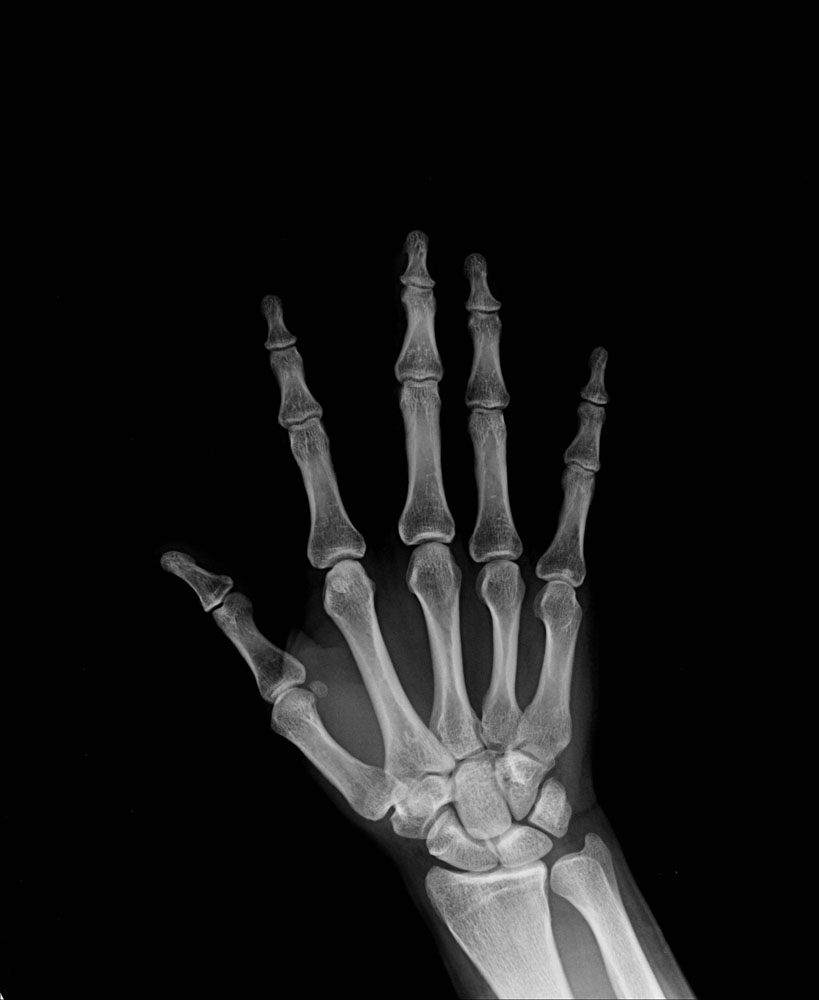
#> input picture Baseline/Physical Reservoir Computing & Dynamic Vision/hand.png, 819 x 1000 px
$ jupyter execute Motion.ipynb
#> lines starting #> are read from the running program, lines starting #| are printed output that depends on the picture
[cell 1]
import numpy as np
import matplotlib.pyplot as plt
import matplotlib.colors as mcolors

# ── 1. 数据矩阵 ──
human1 = np.array([
    [0, 0, 0, 9, 0],
    [0, 0, 7, 8, 7],
    [0, 0, 0, 8, 0],
    [0, 0, 8, 0, 8],
    [0, 0, 6, 0, 6]
])

# ── 2. 连续渐变色图 ──
colors = ['#FFFFFF', '#ABCBE4', '#6BA3CF', '#2B7BBA']
cmap   = mcolors.LinearSegmentedColormap.from_list('custom_blues', colors)

# ── 3. 绘制 ──
fig, ax = plt.subplots(figsize=(3, 3))
ax.imshow(human1, cmap=cmap, vmin=0, vmax=10, interpolation='nearest')  # ★ 关键：vmin/vmax

# 网格线与刻度设置保持原样
ax.set_xticks(np.arange(human1.shape[1]))
ax.set_yticks(np.arange(human1.shape[0]))
ax.set_xticklabels([]); ax.set_yticklabels([])

ax.set_xticks(np.arange(-.5, human1.shape[1], 1), minor=True)
ax.set_yticks(np.arange(-.5, human1.shape[0], 1), minor=True)
ax.grid(which='minor', color='black', linewidth=1)
ax.tick_params(which='both', bottom=False, left=False)

# ax.set_title('human1')
plt.tight_layout()
plt.savefig("1.png")
plt.show()

# 将矩阵非零0像素，整体向左平移一个像素

[cell 2]
import numpy as np
import matplotlib.pyplot as plt
import matplotlib.colors as mcolors

# ── 1. 原始矩阵 ──
human1 = np.array([
    [0, 0, 0, 9, 0],
    [0, 0, 7, 8, 7],
    [0, 0, 0, 8, 0],
    [0, 0, 8, 0, 8],
    [0, 0, 6, 0, 6]
])

# ── 2. 非零像素整体左移 ──
shifted = np.zeros_like(human1)
# 找到所有非零元素的坐标
rows, cols = np.where(human1 != 0)
for r, c in zip(rows, cols):
    if c - 1 >= 0:
        shifted[r, c-1] = human1[r, c]  #左移
    #if c + 1 < human1.shape[1]:
        #shifted[r, c+1] = human1[r, c]   #右移
# 右边新空出的列自动为0

# ── 3. 连续渐变色图 ──
colors = ['#FFFFFF', '#ABCBE4', '#6BA3CF', '#2B7BBA']
cmap   = mcolors.LinearSegmentedColormap.from_list('custom_blues', colors)

# ── 4. 绘制 ──
fig, ax = plt.subplots(figsize=(3, 3))
ax.imshow(shifted, cmap=cmap, vmin=0, vmax=10, interpolation='nearest')

# 保持网格线和刻度设置不变
ax.set_xticks(np.arange(shifted.shape[1]))
ax.set_yticks(np.arange(shifted.shape[0]))
ax.set_xticklabels([]); ax.set_yticklabels([])

ax.set_xticks(np.arange(-.5, shifted.shape[1], 1), minor=True)
ax.set_yticks(np.arange(-.5, shifted.shape[0], 1), minor=True)
ax.grid(which='minor', color='black', linewidth=1)
ax.tick_params(which='both', bottom=False, left=False)

# ax.set_title('shifted human1')
plt.tight_layout()
plt.savefig("2.png")
plt.show()

# 先上移再右移

[cell 3]
import numpy as np
import matplotlib.pyplot as plt
import matplotlib.colors as mcolors

# ── 1. 原始矩阵 ──
human1 = np.array([
    [0, 0, 9, 0, 0],
    [0, 7, 8, 7, 0],
    [0, 0, 8, 0, 0],
    [0, 8, 0, 8, 0],
    [0, 6, 0, 6, 0]
])

# ── 2. 非零像素整体右上角平移 ──
shifted = np.zeros_like(human1)
rows, cols = np.where(human1 != 0)
for r, c in zip(rows, cols):
    new_r = r - 1  # 上移
    new_c = c + 1  # 右移
    # 边界检查
    if new_r >= 0 and new_c < human1.shape[1]:
        shifted[new_r, new_c] = human1[r, c]
# 其他位置保持为0

# ── 3. 配色与绘图 ──
colors = ['#FFFFFF', '#ABCBE4', '#6BA3CF', '#2B7BBA']
cmap   = mcolors.LinearSegmentedColormap.from_list('custom_blues', colors)

fig, ax = plt.subplots(figsize=(3, 3))
ax.imshow(shifted, cmap=cmap, vmin=0, vmax=10, interpolation='nearest')

ax.set_xticks(np.arange(shifted.shape[1]))
ax.set_yticks(np.arange(shifted.shape[0]))
ax.set_xticklabels([]); ax.set_yticklabels([])

ax.set_xticks(np.arange(-.5, shifted.shape[1], 1), minor=True)
ax.set_yticks(np.arange(-.5, shifted.shape[0], 1), minor=True)
ax.grid(which='minor', color='black', linewidth=1)
ax.tick_params(which='both', bottom=False, left=False)

ax.set_title('shifted human1 up-right')
plt.tight_layout()
plt.show()

# 上述矩阵的数值是公式$$\Delta I_{DS} = \kappa \cdot \exp\left[-\left(\frac{t}{\tau}\right)^\beta \right]$$中的I_DS的值，其中kappa=8   tau=1.704 beta=1 T= 0.5 。矩阵非0像素值经过一个时间步长，由上述公式得到衰减后的像素值

[cell 4]
import numpy as np
import matplotlib.pyplot as plt
import matplotlib.colors as mcolors

# ── 1. 原始矩阵 ──
human1 = np.array([
    [0, 0, 0, 9, 0],
    [0, 0, 7, 8, 7],
    [0, 0, 0, 8, 0],
    [0, 0, 8, 0, 8],
    [0, 0, 6, 0, 6]
], dtype=float)
# ── 2. 参数与衰减因子 ──
tau   = 1.704
beta  = 1.0
T     = 0.5
decay_factor = np.exp(-(T/tau)**beta)

# ── 3. 计算衰减后矩阵 ──
human1_decayed = np.where(human1>0,
                          human1 * decay_factor,
                          0.0)

# ── 4. 左移一个像素 ──
# 方法一：矩阵整体平移（丢弃最左列，右侧补 0）
human1_shifted = np.zeros_like(human1)
human1_shifted[:, :-1] = human1[:, 1:]

# ── 5. 可视化 ──
colors = ['#FFFFFF', '#ABCBE4', '#6BA3CF', '#2B7BBA']
cmap   = mcolors.LinearSegmentedColormap.from_list('custom_blues', colors)

fig, ax = plt.subplots(figsize=(3, 3))
ax.imshow(human1_shifted, cmap=cmap, vmin=0, vmax=10, interpolation='nearest')

ax.set_xticks(np.arange(human1_shifted.shape[1]))
ax.set_yticks(np.arange(human1_shifted.shape[0]))
ax.set_xticklabels([]); ax.set_yticklabels([])

ax.set_xticks(np.arange(-.5, human1_shifted.shape[1], 1), minor=True)
ax.set_yticks(np.arange(-.5, human1_shifted.shape[0], 1), minor=True)
ax.grid(which='minor', color='black', linewidth=1)
ax.tick_params(which='both', bottom=False, left=False)

ax.set_title('Decayed & Shifted Left')
plt.tight_layout()
plt.show()

[cell 5]
import numpy as np
import cv2
import matplotlib.pyplot as plt
import matplotlib.colors as mcolors

# ── 1. 原始矩阵 ──
human1 = np.array([
    [0, 0, 0, 9, 0],
    [0, 0, 7, 8, 7],
    [0, 0, 0, 8, 0],
    [0, 0, 8, 0, 8],
    [0, 0, 6, 0, 6]
], dtype=float)

# ── 2. 衰减矩阵 ──
tau, beta, T = 1.704, 1.0, 1
decay_factor = np.exp(-(T/tau)**beta)
human1_decayed = np.where(human1>0, human1 * decay_factor, 0.0)

# ── 3. 左移矩阵 ──
human1_shifted = np.zeros_like(human1)
human1_shifted[:, :-1] = human1[:, 1:]

# ── 4. 叠加 ──
decayed_f = human1_decayed.astype(np.float32)
shifted_f = human1_shifted.astype(np.float32)
overlay = cv2.addWeighted(decayed_f, 1.0, shifted_f, 1.0, 0.0)

# ── 5. 可视化 Overlay ──
colors = ['#FFFFFF', '#ABCBE4', '#6BA3CF', '#2B7BBA']
cmap   = mcolors.LinearSegmentedColormap.from_list('custom_blues', colors)

fig, ax = plt.subplots(figsize=(3, 3))
ax.imshow(overlay, cmap=cmap, vmin=0, vmax=10, interpolation='nearest')

ax.set_xticks(np.arange(overlay.shape[1]))
ax.set_yticks(np.arange(overlay.shape[0]))
ax.set_xticklabels([]); ax.set_yticklabels([])

ax.set_xticks(np.arange(-.5, overlay.shape[1], 1), minor=True)
ax.set_yticks(np.arange(-.5, overlay.shape[0], 1), minor=True)
ax.grid(which='minor', color='black', linewidth=1)
ax.tick_params(which='both', bottom=False, left=False)

ax.set_title('Overlay of Decayed & Shifted')
plt.tight_layout()
plt.savefig('Overlay of Decayed & Shifted')
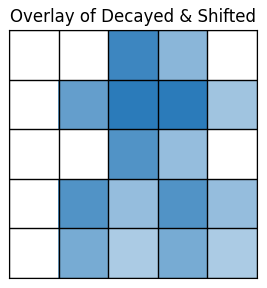
#> figure drawn by matplotlib, 1 panel
plt.show()

[cell 6]
import numpy as np
import cv2
import matplotlib.pyplot as plt
import matplotlib.colors as mcolors

# ── 1. 原始矩阵 ──
human1 = np.array([
    [0, 0, 0, 9, 0],
    [0, 0, 7, 8, 7],
    [0, 0, 0, 8, 0],
    [0, 0, 8, 0, 8],
    [0, 0, 6, 0, 6]
], dtype=float)

# ── 2. 指数衰减矩阵 ──
tau, beta, T = 1.704, 1.0, 1      # ← T=2 s
decay_factor  = np.exp(-(T/tau)**beta)
human1_decayed = np.where(human1 > 0, human1 * decay_factor, 0.0)

# ── 3. 左移 1 列 → human1_shifted ──
human1_shifted = np.zeros_like(human1)
human1_shifted[:, :-1] = human1[:, 1:]

# ── 4. human1_decayed 与 human1_shifted 叠加 → overlay ──
overlay = cv2.addWeighted(human1_decayed.astype(np.float32), 1.0,
                          human1_shifted.astype(np.float32),   1.0, 0.0)

# ── 5. 再左移 1 列 → human1_shifted2 ──
human1_shifted2 = np.zeros_like(human1_shifted)
human1_shifted2[:, :-1] = human1_shifted[:, 1:]

# ── 6. 对 overlay 再做一次指数衰减 → overlay_decayed ──
overlay_decayed = np.where(overlay > 0, overlay * decay_factor, 0.0).astype(np.float32)

# ── 7. overlay_decayed 与 human1_shifted2 叠加 → final_overlay ──
final_overlay = cv2.addWeighted(overlay_decayed, 1.0,
                                human1_shifted2.astype(np.float32), 1.0, 0.0)

# ── 8. 可视化 ──
colors = ['#FFFFFF', '#ABCBE4', '#6BA3CF', '#2B7BBA']
cmap   = mcolors.LinearSegmentedColormap.from_list('custom_blues', colors)

fig, ax = plt.subplots(figsize=(3, 3))
ax.imshow(final_overlay, cmap=cmap, vmin=0, vmax=10, interpolation='nearest')

ax.set_xticks(np.arange(final_overlay.shape[1]))
ax.set_yticks(np.arange(final_overlay.shape[0]))
ax.set_xticklabels([]); ax.set_yticklabels([])
ax.set_xticks(np.arange(-.5, final_overlay.shape[1] , 1), minor=True)
ax.set_yticks(np.arange(-.5, final_overlay.shape[0] , 1), minor=True)
ax.grid(which='minor', color='black', linewidth=1)
ax.tick_params(which='both', bottom=False, left=False)

ax.set_title('decayed + 2×shifted left')
plt.tight_layout()
plt.savefig('decayed + 2×shifted left')
plt.show()

[cell 7]
import numpy as np
import cv2
import matplotlib.pyplot as plt
import matplotlib.colors as mcolors

def decay_matrix(mat, tau, beta, T):
    """对 mat 中非零元素做一次指数衰减."""
    decay_factor = np.exp(-(T / tau) ** beta)
    return np.where(mat > 0, mat * decay_factor, 0.0)

def shift_left(mat, shift_pixels=1):
    """整体左移 shift_pixels 个像素，右侧补 0."""
    res = np.zeros_like(mat)
    if shift_pixels < mat.shape[1]:
        res[:, :-shift_pixels] = mat[:, shift_pixels:]
    # 若 shift_pixels ≥ 宽度，全部变 0
    return res

def iterate_overlay(mat_init, tau, beta, T,
                    shift_pixels=1,
                    alpha=1.0, beta_w=1.0,
                    num_iters=2):
    """
    连续进行 num_iters 轮：
        1) 指数衰减
        2) 左移 shift_pixels 个像素
        3) addWeighted 叠加
    返回最终矩阵。
    """
#> called with mat_init = array of shape (5, 5), tau = 1.7, beta = 1, T = 2, shift_pixels = 1, alpha = 1, beta_w = 1, num_iters = 2
    mat = mat_init.astype(np.float32)

    for _ in range(num_iters):
        decayed = decay_matrix(mat, tau, beta, T).astype(np.float32)
        shifted = shift_left(mat, shift_pixels).astype(np.float32)
        mat = cv2.addWeighted(decayed, alpha, shifted, beta_w, 0.0)

    return mat

# ── 输入矩阵 ──
human = np.array([
    [0, 0, 0, 9, 0],
    [0, 0, 7, 8, 7],
    [0, 0, 0, 8, 0],
    [0, 0, 8, 0, 8],
    [0, 0, 6, 0, 6]
], dtype=float)

# ── 运行示例 ──
tau, beta, T = 1.704, 1.0, 2      # 衰减参数
final = iterate_overlay(
    mat_init=human,
    tau=tau, beta=beta, T=T,
    shift_pixels=1,               # 每轮左移 1 列
    alpha=1.0, beta_w=1.0,        # 叠加权重
    num_iters=2                   # 迭代 2 轮
)

# ── 可视化 ──
colors = ['#FFFFFF', '#ABCBE4', '#6BA3CF', '#2B7BBA']
cmap   = mcolors.LinearSegmentedColormap.from_list('custom_blues', colors)

fig, ax = plt.subplots(figsize=(3, 3))
ax.imshow(final, cmap=cmap, vmin=0, vmax=10, interpolation='nearest')

ax.set_xticks(np.arange(final.shape[1]))
ax.set_yticks(np.arange(final.shape[0]))
ax.set_xticklabels([]); ax.set_yticklabels([])

ax.set_xticks(np.arange(-.5, final.shape[1], 1), minor=True)
ax.set_yticks(np.arange(-.5, final.shape[0], 1), minor=True)
ax.grid(which='minor', color='black', linewidth=1)
ax.tick_params(which='both', bottom=False, left=False)

ax.set_title(f'Final overlay (iters={3})')
plt.tight_layout()
plt.show()
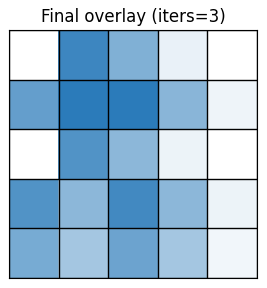
#> figure drawn by matplotlib, 1 panel

# 将上述灰度图代替human矩阵，图像非0灰度整体向左平移并与灰度衰减图像叠加，重复上述过程

[cell 8]
import numpy as np
import cv2
import matplotlib.pyplot as plt

def decay_matrix(mat, tau, beta, T):
    decay_factor = np.exp(-(T / tau) ** beta)
    return np.where(mat > 0, mat * decay_factor, 0.0)

def shift_left(mat, shift_pixels=1):
    res = np.zeros_like(mat)
    if shift_pixels < mat.shape[1]:
        res[:, :-shift_pixels] = mat[:, shift_pixels:]
    return res

def iterate_overlay(mat_init, tau, beta, T,
                    shift_pixels=100,
                    alpha=1.0, beta_w=1.0,
                    num_iters=3):
    mat = mat_init.astype(np.float32)
    for _ in range(num_iters):
        decayed = decay_matrix(mat, tau, beta, T).astype(np.float32)
        shifted = shift_left(mat, shift_pixels).astype(np.float32)
        mat = cv2.addWeighted(decayed, alpha, shifted, beta_w, 0.0)
    return mat

# Load the X‑ray image
img_path = "hand.png"
img_gray = cv2.imread(img_path, cv2.IMREAD_GRAYSCALE)
#> img_gray is the input picture: shape (1000, 819); min 0, max 255, mean 21.3
assert img_gray is not None, "Image not found"

# Apply iterative overlay
tau, beta, T = 1.704, 1.0, 2
iters = 2
result_img = iterate_overlay(img_gray, tau, beta, T,
                             shift_pixels=120,
                             alpha=1.0, beta_w=1.0,
                             num_iters=iters)

# Visualize
fig, axes = plt.subplots(1, 2, figsize=(8, 4))
axes[0].imshow(img_gray, cmap='gray')
axes[0].set_title("Original X‑ray")
axes[0].axis('off')

axes[1].imshow(result_img, cmap='gray')
axes[1].set_title(f"After {iters} iterations")
axes[1].axis('off')

plt.tight_layout()
plt.savefig("result_hand.png")
plt.show()

[cell 9]
import numpy as np
import cv2
import matplotlib.pyplot as plt

def decay_matrix(mat, tau, beta, T):
    decay_factor = np.exp(-(T / tau) ** beta)
    return np.where(mat > 0, mat * decay_factor, 0.0)

def shift_left(mat, shift_pixels=1):
    res = np.zeros_like(mat)
    if shift_pixels < mat.shape[1]:
        res[:, :-shift_pixels] = mat[:, shift_pixels:]
    return res

def iterate_overlay(mat_init, tau, beta, T,
                    shift_pixels=100,
                    alpha=1.0, beta_w=1.0,
                    num_iters=3):
#> called with tau = 1.7, beta = 1, T = 2, shift_pixels = 100, alpha = 1, beta_w = 1, num_iters = 2
    mat = mat_init.astype(np.float32)
    for _ in range(num_iters):
        decayed = decay_matrix(mat, tau, beta, T).astype(np.float32)
        shifted = shift_left(mat, shift_pixels).astype(np.float32)
        mat = cv2.addWeighted(decayed, alpha, shifted, beta_w, 0.0)
#> this loop made 2 passes
#> pass 1, in iterate_overlay, `shifted = shift_left(mat, shift_pixels).astype(np.float32)`:
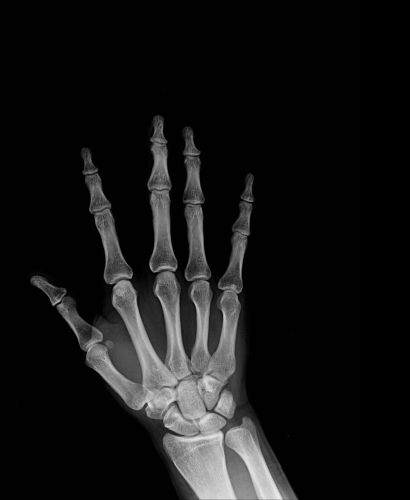
#> shifted: shape (1000, 819) float32 (shown at 1/2 size); min 0, max 255, mean 21.2
#> after the loop:
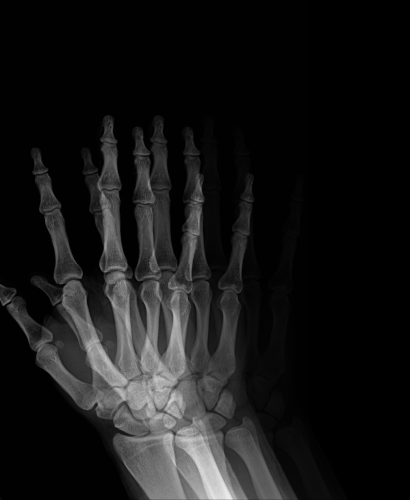
#> mat: shape (1000, 819) float32 (shown at 1/2 size); min 0, max 397.4, mean 36.1; drawn with min black and max white
    return mat

# Load the X‑ray image
img_path = "hand.png"
img_gray = cv2.imread(img_path, cv2.IMREAD_GRAYSCALE)
assert img_gray is not None, "Image not found"

# Apply iterative overlay
tau, beta, T = 1.704, 1.0, 2
iters = 2
result_img = iterate_overlay(img_gray, tau, beta, T,
                             shift_pixels=100,
                             alpha=1.0, beta_w=1.0,
                             num_iters=iters)

# Visualize
fig, axes = plt.subplots(1, 2, figsize=(8, 4))
axes[0].imshow(img_gray, cmap='gray')
axes[0].set_title("Original X‑ray")
axes[0].axis('off')

axes[1].imshow(result_img, cmap='gray')
axes[1].set_title(f"After {iters} iterations")
axes[1].axis('off')

plt.tight_layout()
plt.savefig("shift_hand.png")
plt.show()

[cell 10]
import numpy as np
import cv2
import matplotlib.pyplot as plt

def decay_matrix(mat, tau, beta, T):
    decay_factor = np.exp(-(T / tau) ** beta)
    return np.where(mat > 0, mat * decay_factor, 0.0)

# --- 新增：旋转函数（取代平移） -----------------------------
def rotate(mat, angle_deg=3):
    """顺时针旋转 angle_deg°，保持原尺寸。"""
    h, w = mat.shape[:2]
    M = cv2.getRotationMatrix2D(center=(w // 2, h // 2),
                                angle=-angle_deg,  # 负角度=顺时针
                                scale=1.0)
    return cv2.warpAffine(mat, M, (w, h), flags=cv2.INTER_LINEAR,
                          borderMode=cv2.BORDER_CONSTANT, borderValue=0)
# ----------------------------------------------------------

def iterate_overlay(mat_init, tau, beta, T,
                    angle_deg=3,
                    alpha=1.0, beta_w=1.0,
                    num_iters=3):
#> called with tau = 1.7, beta = 1, T = 1, angle_deg = 45, alpha = 1, beta_w = 1, num_iters = 2
    mat = mat_init.astype(np.float32)
    for _ in range(num_iters):
        decayed  = decay_matrix(mat, tau, beta, T).astype(np.float32)
        rotated  = rotate(mat, angle_deg).astype(np.float32)
        mat = cv2.addWeighted(decayed, alpha, rotated, beta_w, 0.0)
#> this loop made 2 passes
#> pass 1, in iterate_overlay, `rotated  = rotate(mat, angle_deg).astype(np.float32)`:
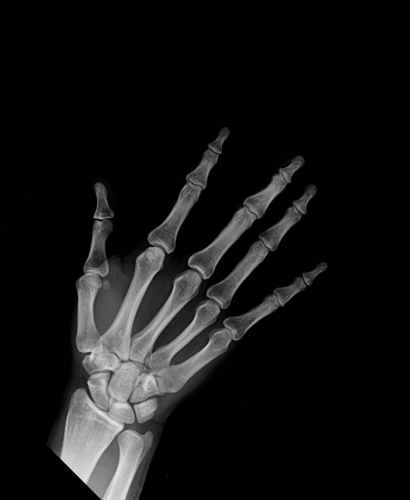
#> rotated: shape (1000, 819) float32 (shown at 1/2 size); min 0, max 236.7, mean 20.8
#> after the loop:
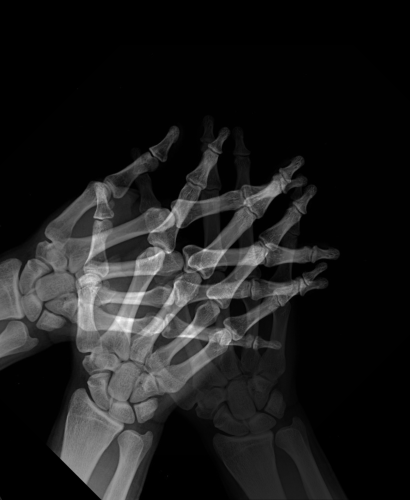
#> mat: shape (1000, 819) float32 (shown at 1/2 size); min 0, max 414.6, mean 47; drawn with min black and max white
    return mat

# -------------------------- 主程序保持不变 --------------------------
img_path = "hand.png"
img_gray = cv2.imread(img_path, cv2.IMREAD_GRAYSCALE)
assert img_gray is not None, "Image not found"

tau, beta, T = 1.704, 1.0, 1
iters = 2
result_img = iterate_overlay(img_gray, tau, beta, T,
                             angle_deg=45,
                             alpha=1.0, beta_w=1.0,
                             num_iters=iters)

fig, axes = plt.subplots(1, 2, figsize=(8, 4))
axes[0].imshow(img_gray, cmap='gray'); axes[0].set_title("Original X-ray"); axes[0].axis('off')
axes[1].imshow(result_img, cmap='gray'); axes[1].set_title(f"After {iters} iterations"); axes[1].axis('off')
plt.tight_layout(); plt.savefig("rotate_hand.png"); plt.show()

[cell 11]
import numpy as np
import cv2
import matplotlib.pyplot as plt

def decay_matrix(mat, tau, beta, T):
    decay_factor = np.exp(-(T / tau) ** beta)
    return np.where(mat > 0, mat * decay_factor, 0.0)

# --- 新增：缩放函数（代替平移） ------------------------------
def scale(mat, scale_factor=0.9):
    """
    按 scale_factor 缩放图像，保持整体居中（原中心不变），
    画布大小与原图一致，多余区域填 0。
    """
    h, w = mat.shape[:2]
    # 1. 缩放
    scaled = cv2.resize(mat, None,
                        fx=scale_factor, fy=scale_factor,
                        interpolation=cv2.INTER_LINEAR)
    h_s, w_s = scaled.shape[:2]

    # 2. 创建同尺寸画布
    canvas = np.zeros_like(mat)

    # 3. 计算左上角偏移，使缩放图中心与原图中心重合
    y_off = (h - h_s) // 2
    x_off = (w - w_s) // 2

    # 4. 贴回画布（居中）
    canvas[y_off:y_off + h_s, x_off:x_off + w_s] = scaled
    return canvas
# -----------------------------------------------------------

def iterate_overlay(mat_init, tau, beta, T,
                    scale_factor=0.9,        # ← 用缩放因子替代 shift_pixels
                    alpha=1.0, beta_w=1.0,
                    num_iters=3):
#> called with tau = 1.7, beta = 1, T = 0.5, scale_factor = 0.4, alpha = 1, beta_w = 1, num_iters = 2
    mat = mat_init.astype(np.float32)
    for _ in range(num_iters):
        decayed = decay_matrix(mat, tau, beta, T).astype(np.float32)
        scaled  = scale(mat, scale_factor).astype(np.float32)
        mat = cv2.addWeighted(decayed, alpha, scaled, beta_w, 0.0)
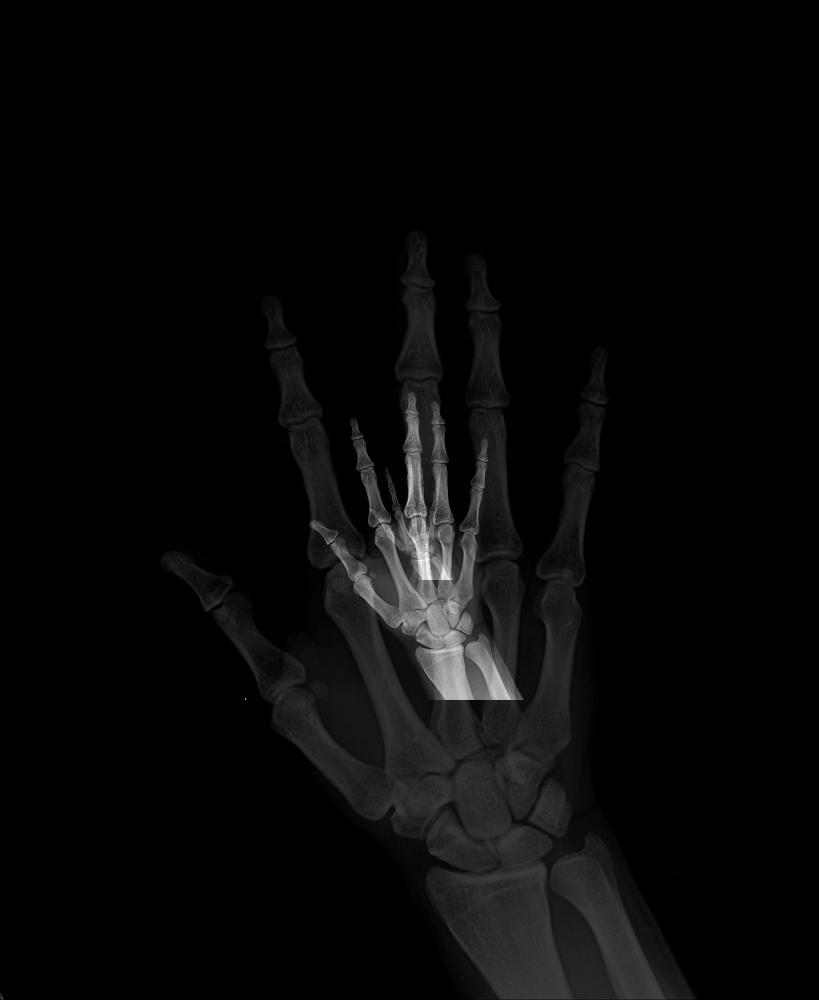
#> mat: shape (1000, 819) float32; min 0, max 539.8, mean 17.5; drawn with min black and max white
    return mat

# ------------------------- 主程序不变 -------------------------
img_path = "hand.png"
img_gray = cv2.imread(img_path, cv2.IMREAD_GRAYSCALE)
assert img_gray is not None, "Image not found"

tau, beta, T = 1.704, 1.0, 0.5
iters = 2
result_img = iterate_overlay(img_gray, tau, beta, T,
                             scale_factor=0.4,
                             alpha=1.0, beta_w=1.0,
                             num_iters=iters)

fig, axes = plt.subplots(1, 2, figsize=(8, 4))
axes[0].imshow(img_gray, cmap='gray'); axes[0].set_title("Original X-ray"); axes[0].axis('off')
axes[1].imshow(result_img, cmap='gray'); axes[1].set_title(f"After {iters} iterations"); axes[1].axis('off')
plt.tight_layout(); plt.savefig("resize_hand.png"); plt.show()
